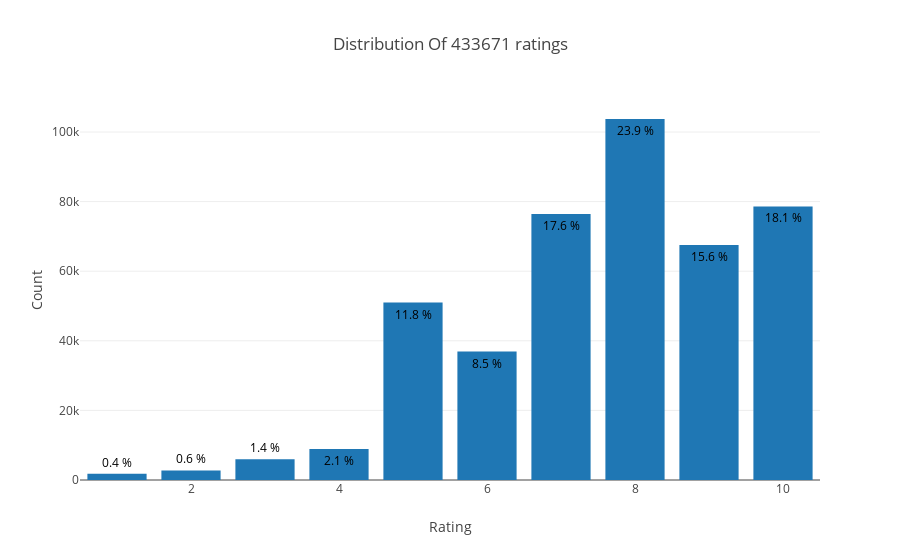

Write notebook code for a chart like this one.
### Code cell
data = df['bookRating'].value_counts().sort_index(ascending=False)
trace = go.Bar(x = data.index,
               text = ['{:.1f} %'.format(val) for val in (data.values / df.shape[0] * 100)],
               textposition = 'auto',
               textfont = dict(color = '#000000'),
               y = data.values,
               )
# Create layout
layout = dict(title = 'Distribution Of {} ratings'.format(df.shape[0]),
              xaxis = dict(title = 'Rating'),
              yaxis = dict(title = 'Count'))
# Create plot
fig = go.Figure(data=[trace], layout=layout)
iplot(fig)

### Figure 1 — Plotly figure (JSON) as saved in the notebook; plotly's stock layout.template omitted (floating-point values rounded to 4 significant figures)
{"data": [{"text": ["18.1 %", "15.6 %", "23.9 %", "17.6 %", "8.5 %", "11.8 %", "2.1 %", "1.4 %", "0.6 %", "0.4 %"], "textfont": {"color": "#000000"}, "textposition": "auto", "type": "bar", "uid": "9e47551c-7ecc-4e45-af48-609fd161cb2b", "x": [10, 9, 8, 7, 6, 5, 4, 3, 2, 1], "y": [78610, 67541, 103736, 76457, 36924, 50974, 8904, 5996, 2759, 1770]}], "layout": {"title": {"text": "Distribution Of 433671 ratings"}, "xaxis": {"title": {"text": "Rating"}}, "yaxis": {"title": {"text": "Count"}}}}
